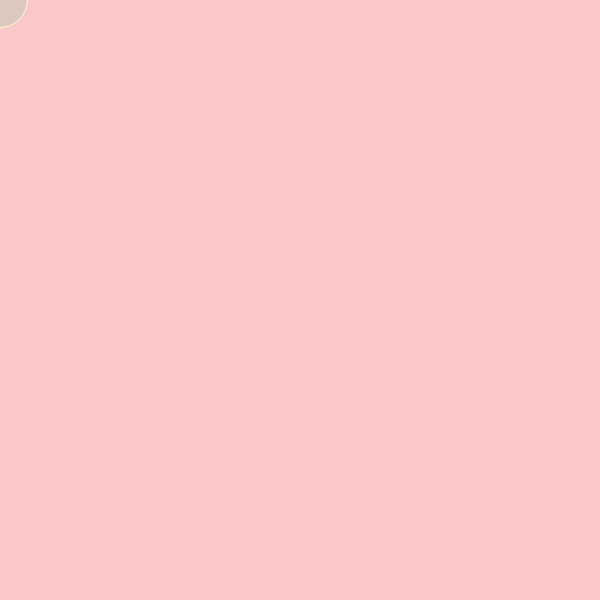
Frame 1 (no input)
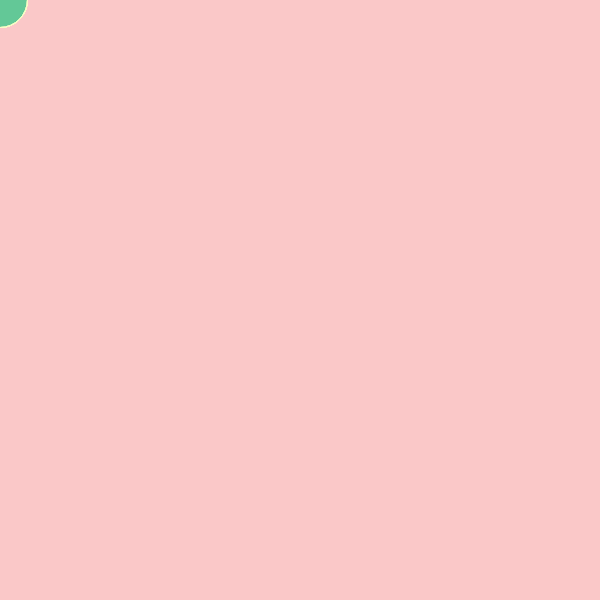
Frame 60 (no input)
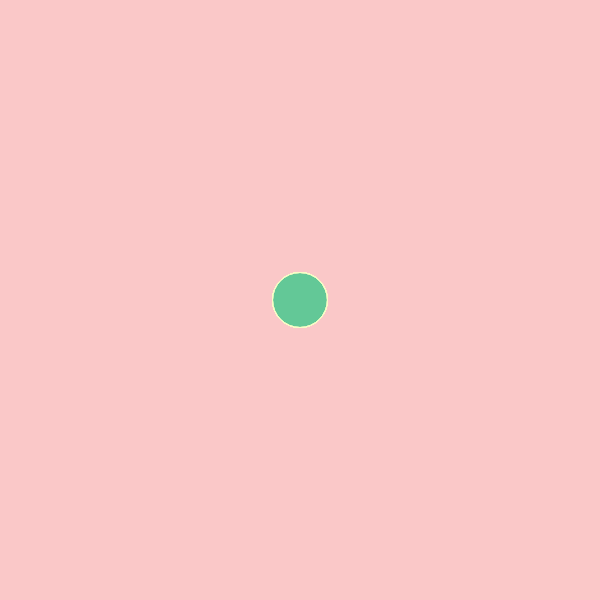
Frame 120 (the mouse pressed at the canvas centre since frame 60)

The p5.js sketch that drew these frames (run headless with seeded random() and noise() and a simulated clock; from frame 60 on, the mouse is pressed at the canvas centre):

// p5.js sketch
// ── sketch.js
function setup() {
  // put setup code here
createCanvas(600,600);
background(250,200,200);
}

function draw() {
  // put drawing code here
fill(100,200,150,50);
stroke(250,255,200);
ellipse(mouseX,mouseY,55,55);
}

function mousePressed() {
background(250,200,200);
}
